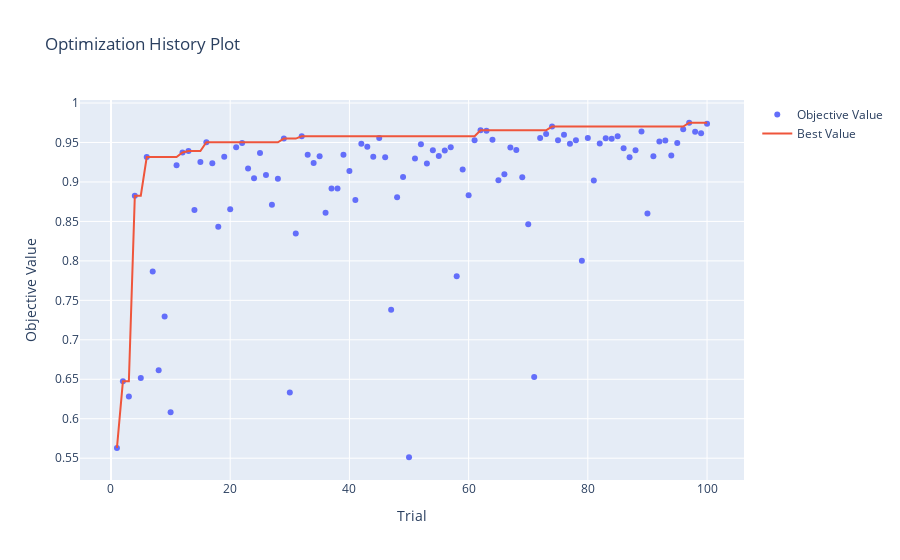
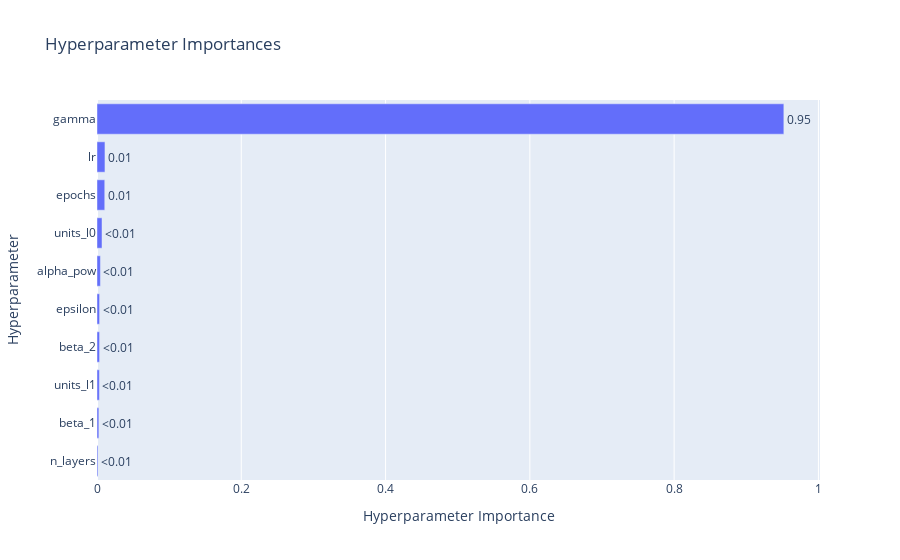
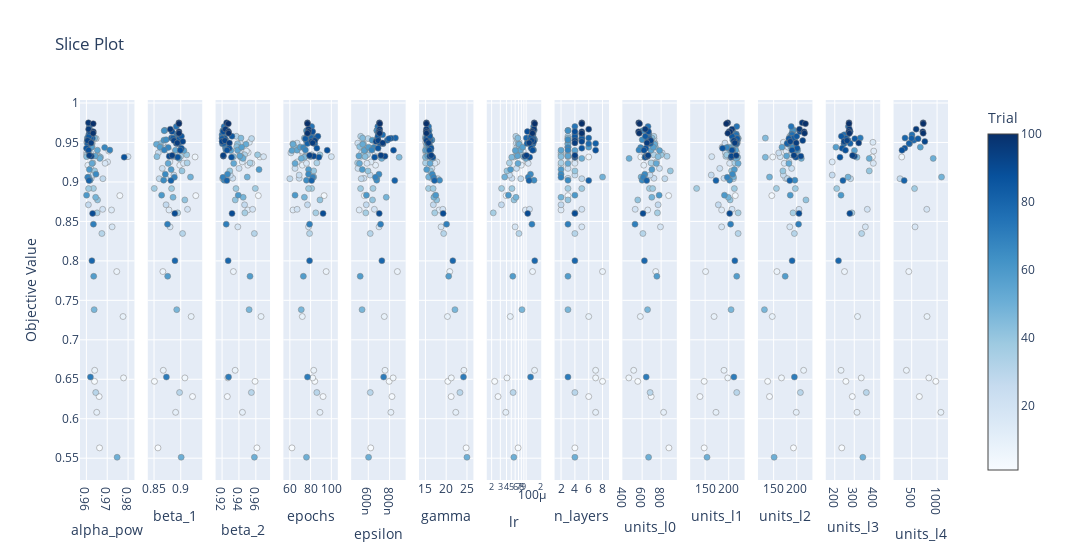

The notebook cell saved with these charts, in order:
### Code cell
# === Optuna objective: Maximize macro F1 over k-fold validation ===
def objective(trial):
    # Model size
    n_layers = trial.suggest_int('n_layers', 2, 8)
    if USE_BFL:
        gamma = trial.suggest_float('gamma', 15, 25)
    else:
        gamma = None

    # Layer sizes (wide -> bottleneck -> medium) with optional tail-wide
    units = []
    units.append(trial.suggest_int('units_l0', 450, 900))        # wide
    if n_layers >= 2:
        units.append(trial.suggest_int('units_l1', 130, 220))    # bottleneck
    if n_layers >= 3:
        units.append(trial.suggest_int('units_l2', 130, 220))    # bottleneck/flat
    if n_layers >= 4:
        units.append(trial.suggest_int('units_l3', 180, 400))    # medium
    if n_layers >= 5:

        units.append(trial.suggest_int('units_l4', 250, 1100))   # tail-wide

    hidden_layer_sizes = units

    lr         = trial.suggest_float('lr', 2e-5, 1.5e-4, log=True)
    batch_size = 8 #fixed by evidence
    max_epochs = trial.suggest_int('epochs', 60, 100)
    beta_1     = trial.suggest_float('beta_1', 0.85, 0.93)
    beta_2     = trial.suggest_float('beta_2', 0.92, 0.97)
    epsilon    = trial.suggest_float('epsilon',  5e-7, 9e-7)

    
    alpha_pow  = trial.suggest_float('alpha_pow', 0.96, .98)

    macro_f1_scores = []
    macro_f1_tuned_scores = []

    for fold in folds:
        # === Per-fold priors/weights from TRAIN only ===
        # Helper returns (bias_vec, alpha_vec, pi_vec); recompute alpha_vec from pi_vec using alpha_pow
        bias_vec, _, pi_vec = make_bias_and_alpha_from_df(fold['Y_train'], targets)
        alpha_vec = (1.0 - pi_vec) ** alpha_pow

        # Build model 
        model = build_model(
            hidden_layer_sizes=hidden_layer_sizes,
            bias_init_value=bias_vec
        )

        optimizer = keras.optimizers.Adam(
            learning_rate=lr, beta_1=beta_1, beta_2=beta_2, epsilon=epsilon
        )

        if USE_BFL:
            loss = binary_focal_loss(alpha_vec, gamma=gamma)
        else:
            loss = weighted_bce(alpha_vec)

        model.compile(
            optimizer=optimizer,
            loss=loss,
            metrics=[
                tf.keras.metrics.AUC(name='roc_auc', curve='ROC', multi_label=True),
                tf.keras.metrics.AUC(name='pr_auc',  curve='PR',  multi_label=True),
            ],
        )

        es = EarlyStopping(monitor='val_loss', patience=10, restore_best_weights=True, mode='min')

        model.fit(
            get_inputs_list(fold['X_train']),
            fold['Y_train'][targets].values,
            validation_data=(get_inputs_list(fold['X_val']), fold['Y_val'][targets].values),
            epochs=max_epochs, batch_size=batch_size, callbacks=[es], verbose=0,
        )

        # Validation predictions
        probs = model.predict(get_inputs_list(fold['X_val']), verbose=0)
        y_val = fold['Y_val'][targets].values

        # Macro-F1 @ fixed 0.5 (objective metric)
        y_pred_05 = (probs >= 0.5).astype(int)
        macro_f1  = f1_score(y_val, y_pred_05, average='macro', zero_division=0)
        macro_f1_scores.append(macro_f1)

        # Macro-F1 with per-label tuned thresholds (diagnostic with existing study)
        th_vec = tune_thresholds_per_label(y_val, probs, targets)
        y_pred_tuned = apply_thresholds(probs, th_vec)
        macro_f1_tuned = f1_score(y_val, y_pred_tuned, average='macro', zero_division=0)
        macro_f1_tuned_scores.append(macro_f1_tuned)

    mean_macro_f1 = float(np.mean(macro_f1_scores))
    mean_macro_f1_tuned = float(np.mean(macro_f1_tuned_scores))

    # Log diagnostics
    trial.set_user_attr("mean_macro_f1_05", mean_macro_f1)
    trial.set_user_attr("mean_macro_f1_tuned", mean_macro_f1_tuned)

    # Return the fixed-0.5 macro-F1 as the study objective
    return mean_macro_f1

# Run Optuna study with storage for dashboard
storage = "sqlite:///db.sqlite3"

study = optuna.create_study(
    direction='maximize',
    study_name='multi_label-Binary_Focal-Loss + feature engineering',
    storage=storage,
    load_if_exists=True
)
study.optimize(objective, n_trials=100) 

# Visualizations
plot_optimization_history(study).show()
try:
    plot_param_importances(study).show()
except RuntimeError as e:
    print(f"Skipping param_importances due to zero variance: {e}")
plot_slice(study).show()

# Best parameters
best_params = study.best_params
print("Best hyperparameters:", best_params)

# Retrain with best params

val_metrics = []
histories = []
fold_models = []
per_label_thresholds = []   # store tuned thresholds per fold

best_params = study.best_params
print("Best hyperparameters:", best_params)

for fold in folds:
    # Per-fold priors/weights from TRAIN only
    bias_vec, _, pi_vec = make_bias_and_alpha_from_df(fold['Y_train'], targets)
    alpha_vec = (1.0 - pi_vec) ** best_params['alpha_pow']

    hidden_layer_sizes = (
        [best_params[f'units_l{i}'] for i in range(best_params['n_layers'])]
        if best_params['n_layers'] > 0 else []
    )

    model = build_model(hidden_layer_sizes=hidden_layer_sizes, bias_init_value=bias_vec)

    optimizer = keras.optimizers.Adam(
    learning_rate=best_params['lr'],
    beta_1=best_params.get('beta_1', 0.9),
    beta_2=best_params.get('beta_2', 0.999),
    epsilon=best_params.get('epsilon', 1e-7),
    )

    # trigger for BFL
    if USE_BFL:
            gamma = best_params.get('gamma', FOCAL_GAMMA)
            loss = binary_focal_loss(alpha_vec, gamma=gamma)
    else:
        loss = weighted_bce(alpha_vec)

    model.compile(
        optimizer=optimizer,
        loss=loss,
        metrics=[
            tf.keras.metrics.AUC(name='roc_auc', curve='ROC', multi_label=True),
            tf.keras.metrics.AUC(name='pr_auc',  curve='PR',  multi_label=True),
        ],
    )


    es = EarlyStopping(monitor='val_loss', patience=10, restore_best_weights=True, mode='min')

    history = model.fit(
        get_inputs_list(fold['X_train']),
        fold['Y_train'][targets].values,
        validation_data=(get_inputs_list(fold['X_val']), fold['Y_val'][targets].values),
        epochs=int(best_params['epochs']),
        batch_size=8,
        callbacks=[es],
        verbose=0,
    )

    histories.append(history)
    fold_models.append(model)

    # Predictions
    probs = model.predict(get_inputs_list(fold['X_val']), verbose=0)
    y_true = fold['Y_val'][targets].values

    # F1 @ 0.5
    y_pred_05 = (probs >= 0.5).astype(int)
    macro_f1_05 = f1_score(y_true, y_pred_05, average='macro', zero_division=0)
    micro_f1_05 = f1_score(y_true, y_pred_05, average='micro', zero_division=0)

    # Tuned per-label thresholds on this fold's val
    th_vec = tune_thresholds_per_label(y_true, probs, targets)
    per_label_thresholds.append(th_vec)
    y_pred_tuned = apply_thresholds(probs, th_vec)
    macro_f1_tuned = f1_score(y_true, y_pred_tuned, average='macro', zero_division=0)
    micro_f1_tuned = f1_score(y_true, y_pred_tuned, average='micro', zero_division=0)

    # Binary "any failure" (both @0.5 and tuned)
    any_true = collapse_any_failure(y_true)
    any_pred_05 = collapse_any_failure(y_pred_05)
    any_pred_tuned = collapse_any_failure(y_pred_tuned)
    from sklearn.metrics import classification_report
    print("\n--- Fold binary 'any failure' (0.5) ---")
    print(classification_report(any_true, any_pred_05, digits=4, zero_division=0))
    print("--- Fold binary 'any failure' (tuned) ---")
    print(classification_report(any_true, any_pred_tuned, digits=4, zero_division=0))

    # Store summary row
    val_metrics.append({
        'Val loss': history.history['val_loss'][-1],
        'Macro F1 @0.5': macro_f1_05,
        'Micro F1 @0.5': micro_f1_05,
        'Macro F1 tuned': macro_f1_tuned,
        'Micro F1 tuned': micro_f1_tuned,
    })
